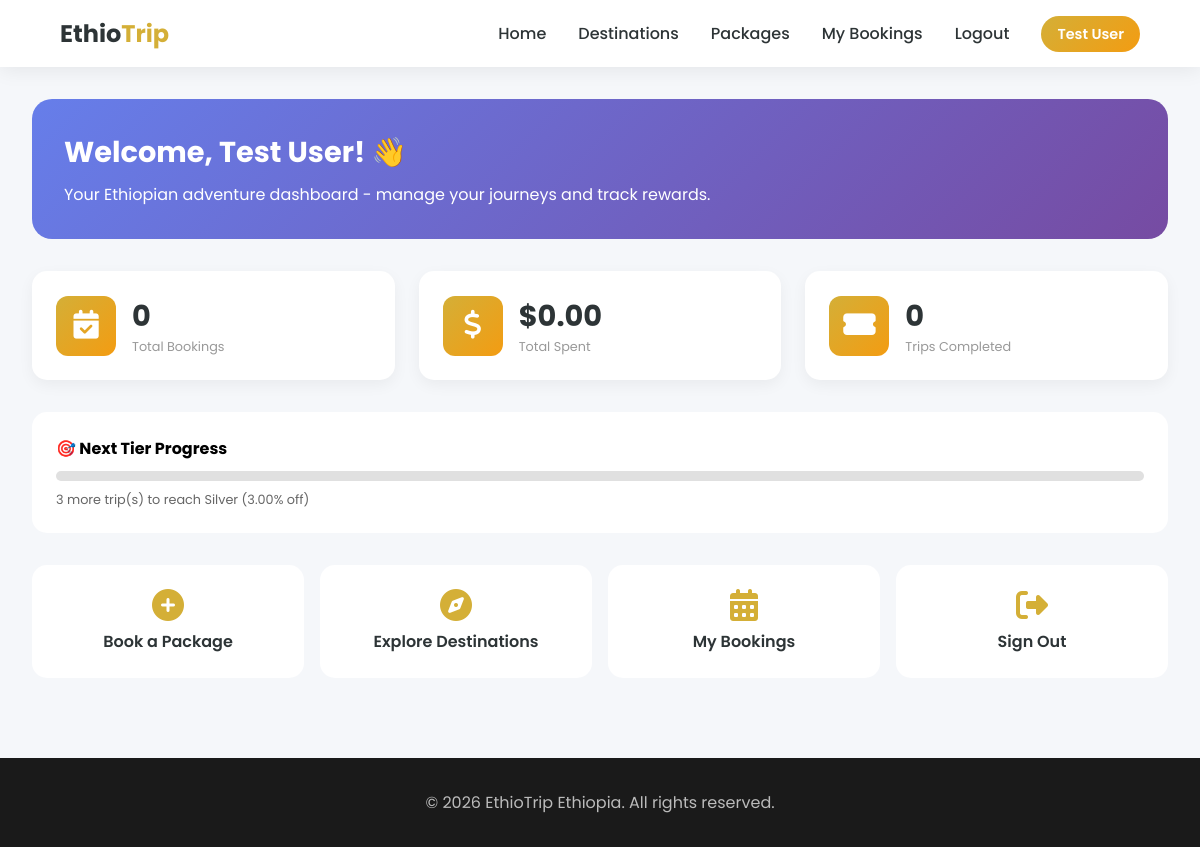
/dashboard.php (signed in), run on the app's committed database.
### tables this page shows
CREATE TABLE users (
    id INT PRIMARY KEY AUTO_INCREMENT,
    name VARCHAR(100) NOT NULL,
    email VARCHAR(100) UNIQUE NOT NULL,
    password VARCHAR(255) NOT NULL,
    phone VARCHAR(20) DEFAULT NULL,
    role ENUM('user', 'admin') DEFAULT 'user',
    trips_completed INT DEFAULT 0,
    total_spent DECIMAL(10,2) DEFAULT 0.00,
    loyalty_discount DECIMAL(5,2) DEFAULT 0.00,
    created_at TIMESTAMP DEFAULT CURRENT_TIMESTAMP
);

CREATE TABLE discount_tiers (
    id INT PRIMARY KEY AUTO_INCREMENT,
    min_trips INT NOT NULL,
    max_trips INT NULL,
    discount_percent DECIMAL(5,2) NOT NULL,
    tier_name VARCHAR(50) NOT NULL,
    is_active BOOLEAN DEFAULT TRUE,
    created_at TIMESTAMP DEFAULT CURRENT_TIMESTAMP,
    updated_at TIMESTAMP DEFAULT CURRENT_TIMESTAMP ON UPDATE CURRENT_TIMESTAMP
);

### dashboard.php (the view, shortened to what this page needs)
<?php
require_once 'config/database.php';
$user_id = $_SESSION['user_id'];
$user_name = $_SESSION['user_name'] ?? '';
$query = "SELECT * FROM users WHERE id = ?";
$stmt = mysqli_prepare($conn, $query);
mysqli_stmt_bind_param($stmt, "i", $user_id);
mysqli_stmt_execute($stmt);
$result = mysqli_stmt_get_result($stmt);
$user = mysqli_fetch_assoc($result);
$stats_query = "SELECT COUNT(*) as total, SUM(final_amount) as spent FROM bookings WHERE user_id = ? AND status = 'confirmed'";
$stmt = mysqli_prepare($conn, $stats_query);
mysqli_stmt_bind_param($stmt, "i", $user_id);
mysqli_stmt_execute($stmt);
$stats = mysqli_stmt_get_result($stmt);
$stats_data = mysqli_fetch_assoc($stats);
$total_bookings = $stats_data['total'] ?? 0;
$total_spent = $stats_data['spent'] ?? 0;
$trips = $user['trips_completed'] ?? 0;
$next_tier_query = "SELECT min_trips, tier_name, discount_percent FROM discount_tiers
                     WHERE is_active = 1 AND min_trips > ?
                     ORDER BY min_trips ASC LIMIT 1";
$stmt = mysqli_prepare($conn, $next_tier_query);
mysqli_stmt_bind_param($stmt, "i", $trips);
mysqli_stmt_execute($stmt);
$next_tier_result = mysqli_stmt_get_result($stmt);
$next_tier = mysqli_fetch_assoc($next_tier_result);
?>
<!DOCTYPE html>
<html lang="en">
<head>
    <link rel="stylesheet" href="https://cdnjs.cloudflare.com/ajax/libs/font-awesome/6.4.0/css/all.min.css">
</head>
<body>
    <nav class="navbar">
        <a href="dashboard.php" class="logo">Ethio<span>Trip</span></a>
        <ul class="nav-links">
            <li><a href="../frontend/home.html">Home</a></li>
            <li><a href="../frontend/Destination.html">Destinations</a></li>
            <li><a href="../frontend/packages.html">Packages</a></li>
            <li><a href="bookings.php">My Bookings</a></li>
            <li><a href="logout.php">Logout</a></li>
            <li><span class="welcome-badge"><?php echo htmlspecialchars($user_name); ?></span></li>
        </ul>
    </nav>
    <div class="dashboard-container">
        <div class="hero-section">
            <h1>Welcome, <?php echo htmlspecialchars($user_name); ?>! 👋</h1>
            <p>Your Ethiopian adventure dashboard - manage your journeys and track rewards.</p>
        </div>
        <div class="stats-grid">
            <div class="stat-card">
                <div class="stat-icon"><i class="fas fa-calendar-check"></i></div>
                <div class="stat-info">
                    <h3><?php echo $total_bookings; ?></h3>
                    <p>Total Bookings</p>
                </div>
            </div>
            <div class="stat-card">
                <div class="stat-icon"><i class="fas fa-dollar-sign"></i></div>
                <div class="stat-info">
                    <h3>$<?php echo number_format($total_spent, 2); ?></h3>
                    <p>Total Spent</p>
                </div>
            </div>
            <div class="stat-card">
                <div class="stat-icon"><i class="fas fa-ticket-alt"></i></div>
                <div class="stat-info">
                    <h3><?php echo $trips; ?></h3>
                    <p>Trips Completed</p>
                </div>
            </div>
        </div>
        <?php if ($next_tier && $next_tier['min_trips'] > $trips): ?>
        <div style="background: white; border-radius: 15px; padding: 1.5rem; margin-bottom: 2rem;">
            <strong>🎯 Next Tier Progress</strong>
            <div style="margin-top: 10px;">
                <div style="background: #e0e0e0; border-radius: 10px; height: 10px; overflow: hidden;">
                </div>
                <p style="margin-top: 10px; font-size: 0.8rem; color: #666;">
                    <?php echo ($next_tier['min_trips'] - $trips); ?> more trip(s) to reach <?php echo $next_tier['tier_name']; ?> (<?php echo $next_tier['discount_percent']; ?>% off)
                </p>
            </div>
        </div>
        <?php endif; ?>
        <div class="quick-actions">
            <a href="../frontend/packages.html" class="action-card">
                <i class="fas fa-plus-circle"></i>
                <span>Book a Package</span>
            </a>
            <a href="../frontend/Destination.html" class="action-card">
                <i class="fas fa-compass"></i>
                <span>Explore Destinations</span>
            </a>
            <a href="bookings.php" class="action-card">
                <i class="fas fa-calendar-alt"></i>
                <span>My Bookings</span>
            </a>
            <a href="logout.php" class="action-card">
                <i class="fas fa-sign-out-alt"></i>
                <span>Sign Out</span>
            </a>
        </div>
    </div>
    <footer class="footer">
        <p>© <?php echo date('Y'); ?> EthioTrip Ethiopia. All rights reserved.</p>
    </footer>
</body>
</html>

### dashboard.php (style rules this page uses)
* { margin: 0; padding: 0; box-sizing: border-box; }
body { font-family: 'Poppins', sans-serif; background: #f5f7fa; }
.navbar { background: white; padding: 1rem 5%; display: flex; justify-content: space-between; align-items: center; box-shadow: 0 2px 20px rgba(0,0,0,0.08); flex-wrap: wrap; gap: 1rem; }
.logo { font-size: 1.5rem; font-weight: 700; text-decoration: none; color: #2d3436; }
.logo span { color: #d4af37; }
.nav-links { display: flex; gap: 2rem; align-items: center; list-style: none; flex-wrap: wrap; }
.nav-links a { text-decoration: none; color: #2d3436; font-weight: 500; transition: 0.3s; }
.welcome-badge { background: linear-gradient(135deg, #d4af37, #f39c12); padding: 0.5rem 1rem; border-radius: 50px; color: white; font-weight: 600; font-size: 0.9rem; }
.dashboard-container { max-width: 1200px; margin: 0 auto; padding: 2rem; }
.hero-section { background: linear-gradient(135deg, #667eea 0%, #764ba2 100%); border-radius: 20px; padding: 2rem; margin-bottom: 2rem; color: white; }
.hero-section h1 { font-size: 1.8rem; margin-bottom: 0.5rem; }
.stats-grid { display: grid; grid-template-columns: repeat(auto-fit, minmax(250px, 1fr)); gap: 1.5rem; margin-bottom: 2rem; }
.stat-card { background: white; padding: 1.5rem; border-radius: 15px; display: flex; align-items: center; gap: 1rem; box-shadow: 0 5px 15px rgba(0,0,0,0.05); }
.stat-icon { width: 60px; height: 60px; background: linear-gradient(135deg, #d4af37, #f39c12); border-radius: 12px; display: flex; align-items: center; justify-content: center; font-size: 1.8rem; color: white; }
.stat-info h3 { font-size: 1.8rem; font-weight: 700; color: #2d3436; }
.stat-info p { font-size: 0.8rem; color: #999; }
.quick-actions { display: grid; grid-template-columns: repeat(auto-fit, minmax(200px, 1fr)); gap: 1rem; margin-top: 2rem; }
.action-card { background: white; padding: 1.5rem; border-radius: 15px; text-align: center; text-decoration: none; transition: 0.3s; display: block; }
.action-card i { font-size: 2rem; color: #d4af37; margin-bottom: 0.5rem; display: block; }
.action-card span { color: #2d3436; font-weight: 600; }
.footer { background: #1a1a1a; color: #bbb; padding: 2rem 5%; text-align: center; margin-top: 3rem; }

### data on the page
users: trips_completed "0"
discount_tiers: $next_tier['min_trips']-$trips "3", tier_name "Silver", discount_percent "3.00"

### other printed values
$user_name "Test User"
$total_bookings "0"
$total_spent "0.00"
